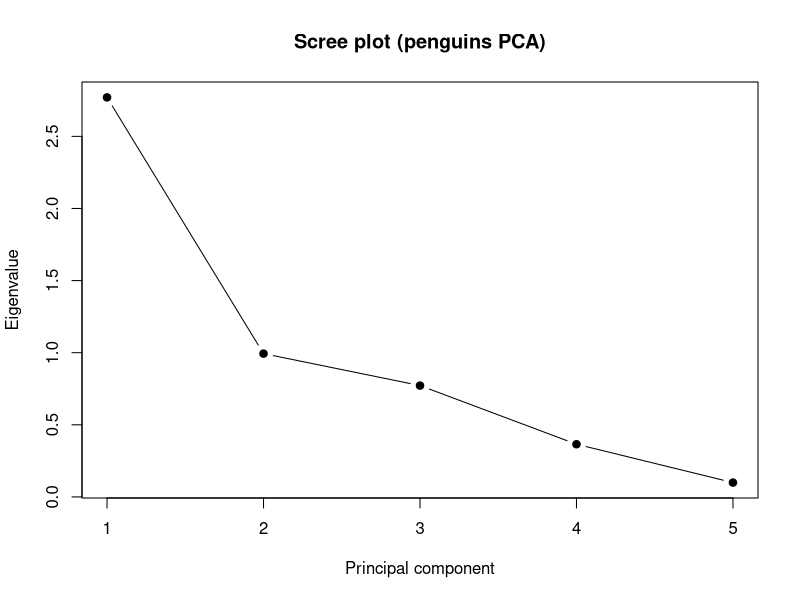
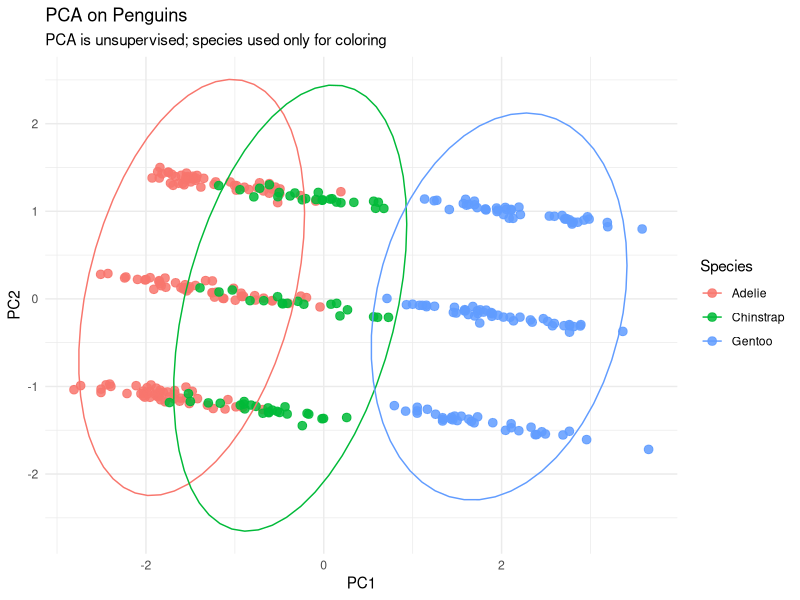

Here is the R script that generated these plots, in order:
## ---- chunk 1
# For reproducible results
set.seed(1)
# Loading Packages
library(ggplot2)
library(dplyr)
library(psych)        # Bartlett's test
library(randomForest) # Random forest
library(palmerpenguins)

# Data
data(penguins)

head(penguins)
str(penguins)
## ---- chunk 2
# Select only numeric columns
penguins_num <- penguins %>%
  select(where(is.numeric)) %>%
  na.omit()

# Species column
penguins_species <- penguins$species

# Correlation matrix
round(cor(penguins_num), 2)
## ---- chunk 3
bart <- cortest.bartlett(cor(penguins_num), n = nrow(penguins_num))
bart
## ---- chunk 4
pca <- prcomp(penguins_num, center = TRUE, scale. = TRUE)
summary(pca)
## ---- chunk 5
eig <- pca$sdev^2
pve <- eig / sum(eig)

pca_var_table <- data.frame(
  PC = paste0("PC", 1:length(eig)),
  Eigenvalue = round(eig, 3),
  PVE = round(pve, 3),
  CumPVE = round(cumsum(pve), 3)
)
pca_var_table
## ---- chunk 6
plot(eig, type = "b", pch = 19,
     xlab = "Principal component",
     ylab = "Eigenvalue",
     main = "Scree plot (penguins PCA)")
## ---- chunk 7
# test
test <- function(p) sapply(1:p, function(k) sum(1/(k:p)) / p)
te <- test(ncol(penguins_num))

retain <- data.frame(
  PC = paste0("PC", 1:length(pve)),
  ObservedPVE = round(pve, 3),
  test = round(te, 3),
  Keep = pve > te
)
retain
## ---- chunk 8
head(pca$x)
## ---- chunk 9

penguins_clean <- penguins %>%
  select(species, where(is.numeric)) %>%
  na.omit()
penguins_num <- penguins_clean %>%
  select(-species)

# Species vector
penguins_species <- penguins_clean$species

# PCA
pca <- prcomp(penguins_num, scale. = TRUE)

# PCA scores
scores <- as.data.frame(pca$x)

# Add species
scores$Species <- penguins_species
head(pca$x)
pca$rotation
## ---- chunk 10
scores <- as.data.frame(pca$x)
scores$Species <- penguins_species

plt <- ggplot(scores, aes(PC1, PC2, color = Species)) +
  geom_point(size = 2.6, alpha = 0.85) +
  stat_ellipse() +
  theme_minimal() +
  labs(
    title = "PCA on Penguins",
    subtitle = "PCA is unsupervised; species used only for coloring"
  )

plt
## ---- chunk 11
man <- manova(cbind(PC1, PC2) ~ Species, data = scores)
summary(man, test = "Pillai")
## ---- chunk 12
set.seed(60)
id_train <- sample(seq_len(nrow(penguins)), size = 0.7 * nrow(penguins))
train <- penguins[id_train, ]
test  <- penguins[-id_train, ]

## ---- chunk 13
set.seed(100)

train_ind <- sample(
  1:nrow(penguins_clean),
  0.7 * nrow(penguins_clean)
)

train <- penguins_clean[train_ind, ]
test  <- penguins_clean[-train_ind, ]
print(head(train))

#Random forest model
rf <- randomForest(
  species ~ .,
  data = train,
  ntree = 500,
  mtry = 2,
  importance = TRUE
)

# Print model
rf
## ---- chunk 14
# Predictions
pred <- predict(rf, newdata = test)
table(
  Observed = test$species,
  Predicted = pred
)
## ---- chunk 15
acc <- mean(pred == test$species)
acc
## ---- chunk 16
importance(rf)
